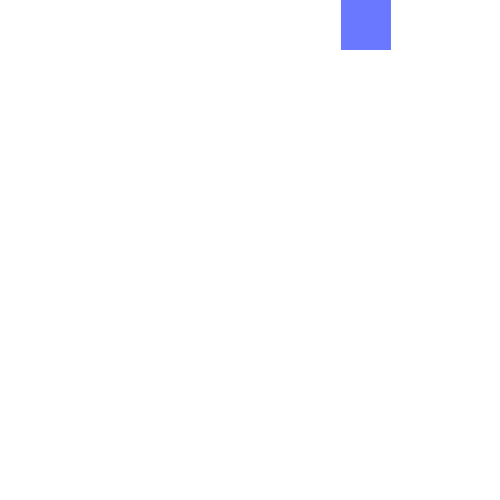
Frame 1 (no input)
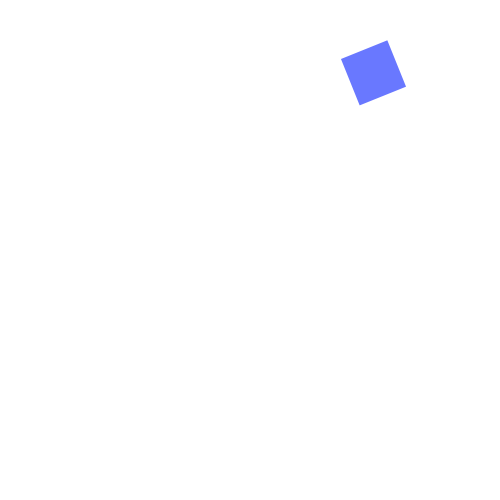
Frame 60 (the mouse pressed at the canvas centre just before this capture)
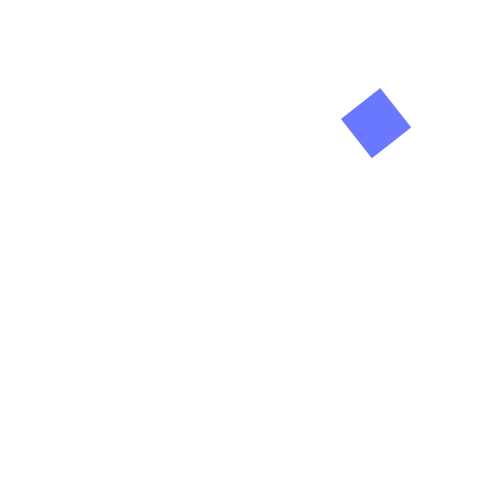
Frame 120 (the mouse held since frame 60 and released just before this capture)

The Processing sketch that drew these frames (run headless with seeded random() and noise(); from frame 60 on, the mouse is pressed at the canvas centre):

// Processing sketch: processing_53560
// ── processing_53560.pde

int baja;
float giro;
float girar;
int ceta;
float cuadro;
void setup(){
size(500,500);
 
noStroke();
smooth();
baja=0;
giro=0.0;
 
cuadro=0;
 cuadro=(random(50,500));
}
 
void draw(){
  background(255);
 
   
  if(baja>=500){
 
  translate(cuadro,baja);
  rotate(giro);

  rect(0,0,50,50);
   
 
   
  }
   
else{
translate(cuadro,baja);
rotate(giro);
fill(0,25,255,150);

  rect(0,0,50,50);
  giro=giro+0.1;
  
  baja=baja+1;
 
   
}
}
